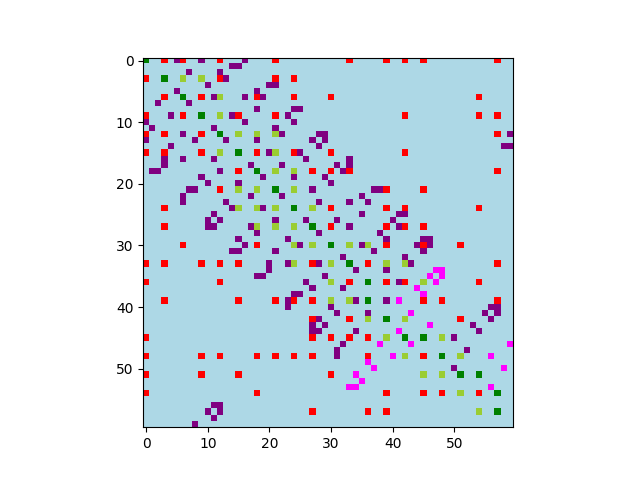

Generate this figure with Python:
from Sine import getmultpaths
from Sine import parabola
from Sine import printPath
import numpy as np
import a_star
from matplotlib import colors
from matplotlib import pyplot as plt 



def use_astar(width, length):
    grid = a_star.makeGrid(width,length,0.3,0,0,width-1,length-1, "e")
    a_star.solveGrid(grid, 0, 0, width-1, length-1)
    path = a_star.makeParent(grid, grid[width-1][length-1])
    print("path", path)

    for i in range(len(grid)):
        for j in range(len(grid[0])):
            print(grid[i][j], end = "")
        print()
    
    data = a_star.printGrid(grid)

    return data, grid, path

def sine_visualization(width = 20, length = 20, amp = 4, freq = 10, conversion = 3):

    
    data, grid, path = use_astar(width, length)



    mult_paths = getmultpaths(path, amp, freq)

    paths = []
    
    for path in mult_paths:
        print("\n\n")
        path = path[::-1]
        print(path)
        path_i = parabola(path, amp, freq)
        print(path_i)
        paths += [path_i]
    
    get_new_data(mult_paths, data, paths, width, length, conversion)



def get_new_data(mult_paths, data, paths, width, length, conversion):
    new_width = (int) ((width * conversion) * 1.0)
    new_length = (int)((length * conversion) * 1.0)
    arr = np.zeros((new_width, new_length))

    for i in range(width):
        for j in range(length):
            x = (int)(i * conversion)
            y = (int)(j * conversion)

            if(x > new_width or y > new_length):
                continue
            else:
                arr[x][y] = data[i][j]
    index = 4
    for path in paths:
        for i in range(len(path)):
            
            x = (int)(path[i][0] * conversion) 
            y = (int)(path[i][1] * conversion) 

            print(x,y)

            if(x >= new_width or y >= new_length):
                continue
            else:
                if(arr[x][y] != 3):
                    arr[x][y] = index
        if(index == 4):
            index = 5
        else:
            index = 4
    

    
    visualize(arr, new_width, new_length)

def visualize(data, width, height):
    cmap = colors.ListedColormap(['lightblue', 'red', 'yellowgreen', 'green', 'purple' , 'fuchsia'])
    bounds = [0,1,2,3,4,5,6 ]
    norm = colors.BoundaryNorm(bounds, cmap.N)

    fig, ax = plt.subplots()
    ax.imshow(data, cmap=cmap, norm=norm)

    # draw gridlines
    #ax.grid(which='major', axis='both', linestyle='-', color='k', linewidth=1)
    #ax.set_xticks(np.arange(-0.5, width, 1))
    #ax.set_yticks(np.arange(-0.5, height, 1))
    # ax.set_xticklabels([])
    # ax.set_yticklabels([])

    plt.show()

    plt.savefig("Sine_Visualization.png")
    




example_paths = [[[18, 19.0], [18.33, 20.73], [18.67, 20.73], [19.0, 19.0]], [[14.0, 14.0], [13.01, 15.46], [13.25, 15.7], [14.71, 14.71], [16.17, 13.72], [16.4, 13.95], [15.41, 15.41], [14.43, 16.87], [14.66, 17.11], [16.12, 16.12], [17.58, 15.13], [17.82, 15.37]], [[-13.0, 14], [-11.27, 14.33], [-11.27, 14.67], [-13.0, 15.0]], [[12.0, 12.0], [11.01, 13.46], [11.25, 13.7], [12.71, 12.71]], [[-11.0, 10], [-12.73, 10.33], [-12.73, 10.67], [-11.0, 11.0]], [[9, 9.0], [9.33, 10.73], [9.67, 10.73], [10.0, 9.0]], [[6.0, 6.0], [5.01, 7.46], [5.25, 7.7], [6.71, 6.71], [8.17, 5.72], [8.4, 5.95], [7.41, 7.41], [6.43, 8.87]], [[1.0, 1.0], [0.01, 2.46], [0.25, 2.7], [1.71, 1.71], [3.17, 0.72], [3.4, 0.95], [2.41, 2.41], [1.43, 3.87], [1.66, 4.11], [3.12, 3.12], [4.58, 2.13], [4.82, 2.37], [3.83, 3.83], [2.84, 5.29], [3.08, 5.52], [4.54, 4.54]]]

example_data = [[3, 2, 2, 1, 1, 0, 1, 1, 0, 0, 1, 0, 0, 1, 0, 1, 0, 0, 1, 0], [2, 3, 1, 2, 1, 2, 1, 0, 0, 0, 0, 0, 1, 0, 0, 0, 0, 0, 0, 0], [2, 2, 3, 2, 2, 2, 2, 2, 2, 1, 1, 
0, 1, 0, 0, 0, 1, 0, 0, 0], [2, 1, 2, 3, 2, 2, 1, 2, 2, 1, 0, 0, 0, 0, 1, 0, 0, 1, 0, 0], [2, 2, 2, 2, 3, 2, 2, 2, 2, 2, 1, 0, 1, 1, 0, 0, 0, 0, 0, 0], [1, 2, 
2, 2, 2, 3, 3, 2, 2, 2, 1, 0, 0, 0, 0, 1, 0, 1, 1, 1], [2, 2, 2, 2, 1, 1, 1, 3, 2, 2, 1, 0, 0, 1, 1, 1, 1, 0, 0, 0], [0, 2, 2, 2, 2, 1, 1, 2, 3, 2, 1, 1, 0, 0, 1, 0, 0, 0, 1, 0], [0, 0, 2, 1, 1, 2, 2, 2, 1, 3, 1, 0, 0, 1, 0, 0, 0, 0, 0, 0], [0, 0, 0, 0, 2, 1, 2, 2, 2, 3, 1, 0, 1, 0, 0, 0, 1, 0, 0, 1], [0, 1, 0, 0, 1, 2, 2, 2, 2, 3, 1, 2, 2, 0, 0, 0, 0, 0, 1, 1], [1, 0, 0, 0, 1, 0, 1, 2, 2, 2, 3, 3, 2, 2, 2, 0, 0, 1, 0, 1], [1, 0, 0, 0, 0, 0, 0, 2, 2, 2, 1, 1, 3, 2, 1, 0, 0, 0, 1, 1], [1, 0, 0, 0, 1, 1, 1, 0, 2, 1, 1, 2, 1, 3, 3, 3, 2, 0, 0, 0], [1, 1, 0, 1, 1, 1, 0, 0, 1, 1, 0, 0, 2, 1, 1, 1, 3, 2, 1, 1], [0, 0, 1, 0, 0, 1, 1, 1, 0, 0, 1, 0, 0, 2, 1, 0, 2, 3, 2, 0], [0, 0, 1, 0, 0, 0, 0, 0, 0, 0, 0, 0, 0, 0, 1, 1, 0, 2, 3, 1], [0, 0, 0, 0, 1, 0, 1, 0, 0, 0, 1, 1, 1, 1, 1, 0, 0, 2, 1, 
3], [1, 1, 1, 0, 0, 1, 0, 0, 0, 0, 0, 1, 0, 0, 0, 1, 0, 0, 1, 3], [0, 0, 0, 1, 1, 0, 1, 1, 0, 0, 0, 0, 0, 0, 1, 1, 0, 0, 1, 3]]






def main():
    sine_visualization()

if __name__ == "__main__":
    main()



